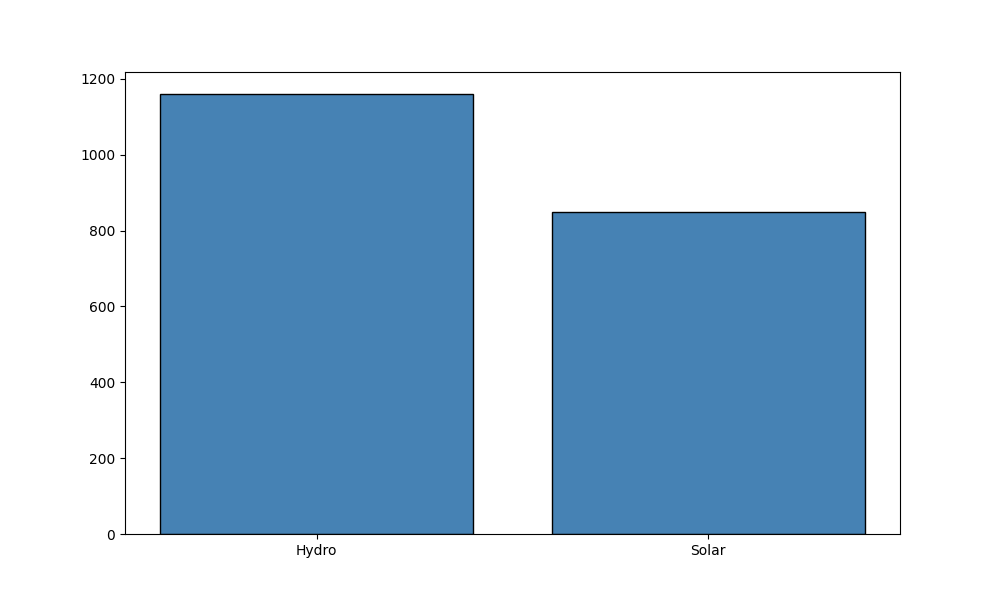

Reproduce this figure in Python.
import matplotlib.pyplot as plt
import numpy as np

# Data for the year 2022: Installed capacity (in GW)
renewable_sources = ['Solar', 'Hydro']
capacities_2022 = np.array([850, 1160])

# Sort the capacities in descending order
sorted_indices = np.argsort(capacities_2022)[::-1]
sorted_sources = np.array(renewable_sources)[sorted_indices]
sorted_capacities = capacities_2022[sorted_indices]

# Create the bar chart
plt.figure(figsize=(10, 6))
bars = plt.bar(sorted_sources, sorted_capacities, color='steelblue', edgecolor='black')

# Display the plot
plt.show()
